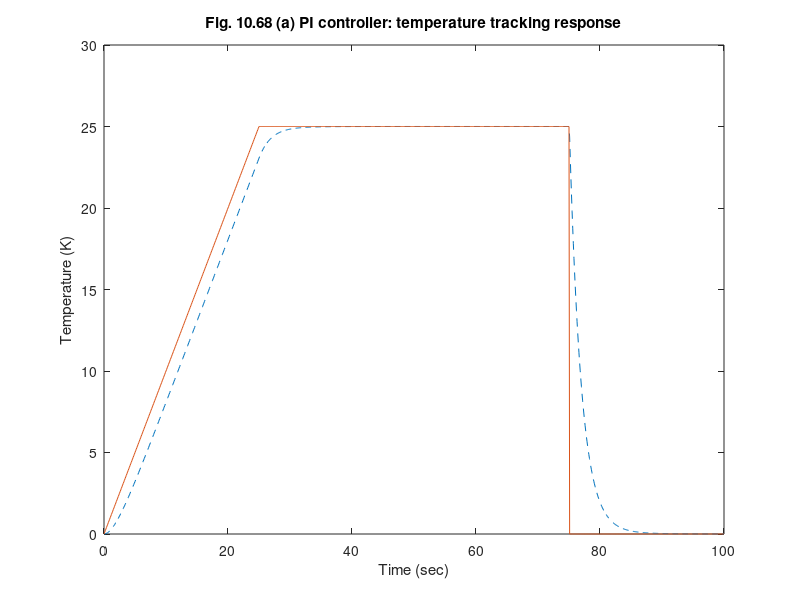

This chart was generated by the following MATLAB code: (Note: this script raises an error after producing the figure.)
%  Figure 10.68      Feedback Control of Dynamic Systems, 6e
%                        Franklin, Powell, Emami
%
% fig10_68.m is a script to generate Fig. 10.67 the linear RTP response 
% PI controller
% RTP chamber demo Example
clf;
a=[-0.068208813989939 0.014929776357245 0.000000065782442;...
   0.045809672136430 -0.118134773528570 0.021802006306129;...
   0.000000433637498 0.046839194867347 -0.100884399149872];
b3=[0.37873508304055 0.110575403544586 0.022912893467038;...
   0.000000002974222 0.449046982554739 0.073572900808161;...
   0.000000027324116 0.000702342292121 0.417797228783230];
c3=eye(3,3);
d3=0*eye(3,3);

% Combine 3 lamps into a single actuator
b=b3(:,1)+b3(:,2)+b3(:,3);
% Select center temperature
c_center=c3(2,:)
%
d=[0];
% PI controller
ac=[0];
bc=[1.0];
cc=[0.0527];
dc=[1];
sysG=ss(a,b,c_center,d);
sysD=ss(ac,bc,cc,dc);
sysL=series(sysD,sysG);
sysH=tf(1,1);
sysCL=feedback(sysL,sysH);

%CL Step Response
t=0:.1:100;
R=[0:.1:25, 25*ones(1,500), 0*ones(1,250)];
R11=[R'];
[yy,t]=lsim(sysCL,R11,t);
figure(1);
plot(t,yy,'--');
hold on;
plot(t,R11,'-');
xlabel('Time (sec)');
ylabel('Temperature (K)');
title('Fig. 10.68 (a) PI controller: temperature tracking response');

%grid
nicegrid
%legend('y')

%pause;
hold off;
figure(2);
% Control effort
sysCLu=feedback(sysD,sysG);
[uuu,t]=lsim(sysCLu,R11,t);
plot(t(1:753,:),uuu(1:753,:));
hold on;
plot(t(752:818,:),0*ones(67,3));
hold on;
plot(t(753:818,:),uuu(753:818,:),'--');
hold on;
plot(t(819:1001,:),uuu(819:1001,:));
xlabel('Time (sec)');
ylabel('Lamp voltage');
title('Fig. 10.68 (b) PI controller :control effort');
legend('u')


%grid
nicegrid
